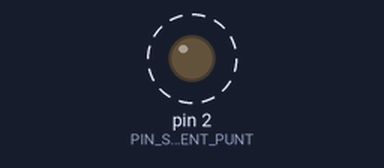
Simulated run of this sketch. Board: Arduino Uno, built with avr-gcc and run on an emulated ATmega328P. On the bench: output pins drawn as LEDs (lit = HIGH). Dashed ring = blinking.

Above: at 0.2 s.
Timing chart, 0 to 3.0 s (numbered marks = the images above):
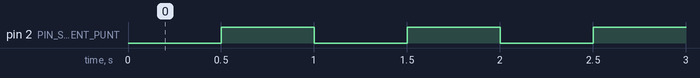

The sketch:

1_segment_display_test_puntje.ino
```cpp
#define PIN_SEGMENT_PUNT          2

// Als de segmentdisplay een gemeenschappelijke PLUS heeft zorgt LED_AAN (0V) dat de led brandt
//#define LED_AAN		LOW
//#define LED_UIT		HIGH

// Als de segmentdisplay een gemeenschappelijke MIN heeft zorgt HIGH (5V) dat de led brandt
#define LED_AAN		HIGH
#define LED_UIT		LOW

void setup() {
  pinMode(PIN_SEGMENT_PUNT, OUTPUT);
}

void loop() {
  digitalWrite(PIN_SEGMENT_PUNT, LED_UIT);
  delay(500);
  digitalWrite(PIN_SEGMENT_PUNT, LED_AAN);
  delay(500);
}
```

Measured:
- by itself, pin 2 (PIN_SEGMENT_PUNT): alternates HIGH for 0.50 s and LOW for 0.50 s
